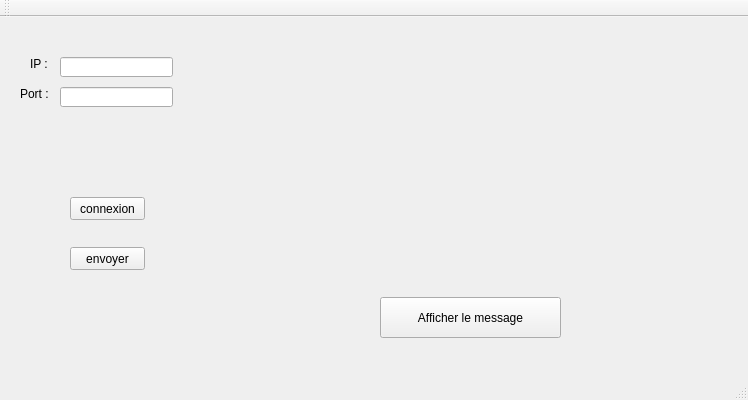
<?xml version="1.0" encoding="UTF-8"?>
<ui version="4.0">
 <class>tcpClass</class>
 <widget class="QMainWindow" name="tcpClass">
  <property name="geometry">
   <rect>
    <x>0</x>
    <y>0</y>
    <width>748</width>
    <height>400</height>
   </rect>
  </property>
  <property name="windowTitle">
   <string>tcp</string>
  </property>
  <widget class="QWidget" name="centralWidget">
   <widget class="QLabel" name="label">
    <property name="geometry">
     <rect>
      <x>326</x>
      <y>2</y>
      <width>331</width>
      <height>71</height>
     </rect>
    </property>
    <property name="text">
     <string/>
    </property>
   </widget>
   <widget class="QLabel" name="label_2">
    <property name="geometry">
     <rect>
      <x>30</x>
      <y>40</y>
      <width>47</width>
      <height>13</height>
     </rect>
    </property>
    <property name="text">
     <string>IP :</string>
    </property>
   </widget>
   <widget class="QLabel" name="label_3">
    <property name="geometry">
     <rect>
      <x>20</x>
      <y>70</y>
      <width>47</width>
      <height>13</height>
     </rect>
    </property>
    <property name="text">
     <string>Port :</string>
    </property>
   </widget>
   <widget class="QPushButton" name="connexion">
    <property name="geometry">
     <rect>
      <x>70</x>
      <y>180</y>
      <width>75</width>
      <height>23</height>
     </rect>
    </property>
    <property name="text">
     <string>connexion</string>
    </property>
   </widget>
   <widget class="QPushButton" name="envoyer">
    <property name="geometry">
     <rect>
      <x>70</x>
      <y>230</y>
      <width>75</width>
      <height>23</height>
     </rect>
    </property>
    <property name="text">
     <string>envoyer</string>
    </property>
   </widget>
   <widget class="QPushButton" name="message">
    <property name="geometry">
     <rect>
      <x>380</x>
      <y>280</y>
      <width>181</width>
      <height>41</height>
     </rect>
    </property>
    <property name="text">
     <string>Afficher le message</string>
    </property>
   </widget>
   <widget class="QLineEdit" name="IPlineEdit">
    <property name="geometry">
     <rect>
      <x>60</x>
      <y>40</y>
      <width>113</width>
      <height>20</height>
     </rect>
    </property>
   </widget>
   <widget class="QLineEdit" name="PortlineEdit">
    <property name="geometry">
     <rect>
      <x>60</x>
      <y>70</y>
      <width>113</width>
      <height>20</height>
     </rect>
    </property>
   </widget>
  </widget>
  <widget class="QMenuBar" name="menuBar">
   <property name="geometry">
    <rect>
     <x>0</x>
     <y>0</y>
     <width>748</width>
     <height>21</height>
    </rect>
   </property>
  </widget>
  <widget class="QToolBar" name="mainToolBar">
   <attribute name="toolBarArea">
    <enum>TopToolBarArea</enum>
   </attribute>
   <attribute name="toolBarBreak">
    <bool>false</bool>
   </attribute>
  </widget>
  <widget class="QStatusBar" name="statusBar"/>
 </widget>
 <layoutdefault spacing="6" margin="11"/>
 <resources>
  <include location="tcp.qrc"/>
 </resources>
 <connections>
  <connection>
   <sender>envoyer</sender>
   <signal>clicked(bool)</signal>
   <receiver>tcpClass</receiver>
   <slot>onSendMessageButtonClicked()</slot>
   <hints>
    <hint type="sourcelabel">
     <x>107</x>
     <y>274</y>
    </hint>
    <hint type="destinationlabel">
     <x>373</x>
     <y>199</y>
    </hint>
   </hints>
  </connection>
  <connection>
   <sender>connexion</sender>
   <signal>clicked()</signal>
   <receiver>tcpClass</receiver>
   <slot>onDisplayMessageButtonClicked()</slot>
   <hints>
    <hint type="sourcelabel">
     <x>107</x>
     <y>224</y>
    </hint>
    <hint type="destinationlabel">
     <x>373</x>
     <y>199</y>
    </hint>
   </hints>
  </connection>
 </connections>
 <slots>
  <slot>onDisplayMessageButtonClicked()</slot>
  <slot>onSendMessageButtonClicked()</slot>
 </slots>
</ui>
